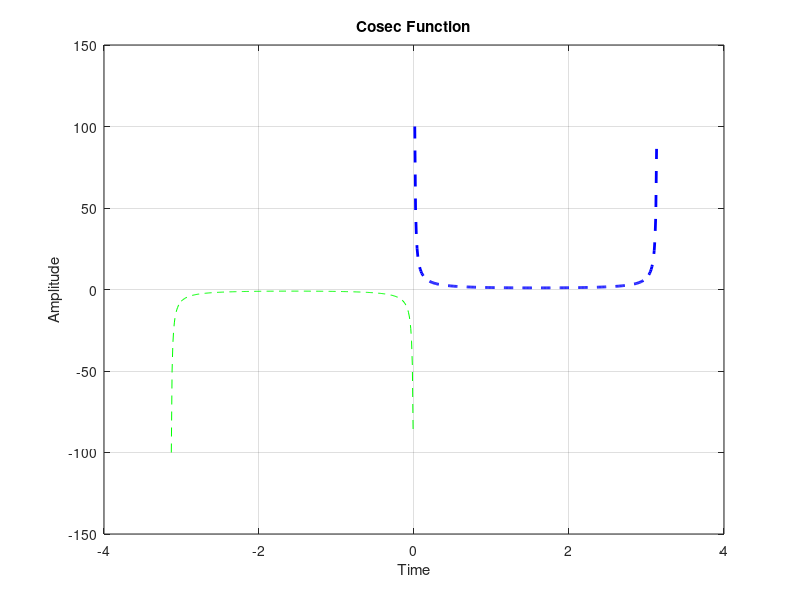

Reproduce this figure in MATLAB.
clc
clear
x1 =[-pi+0.01:0.01:-0.01]; 
x2 =[0.01:0.01:pi-0.01];
y1=csc(x1);
y2=csc(x2);
plot(x1,y1,'--g',x2,y2,'--b','linewidth',2)
grid on
xlabel('Time')
ylabel('Amplitude')
title('Cosec Function')